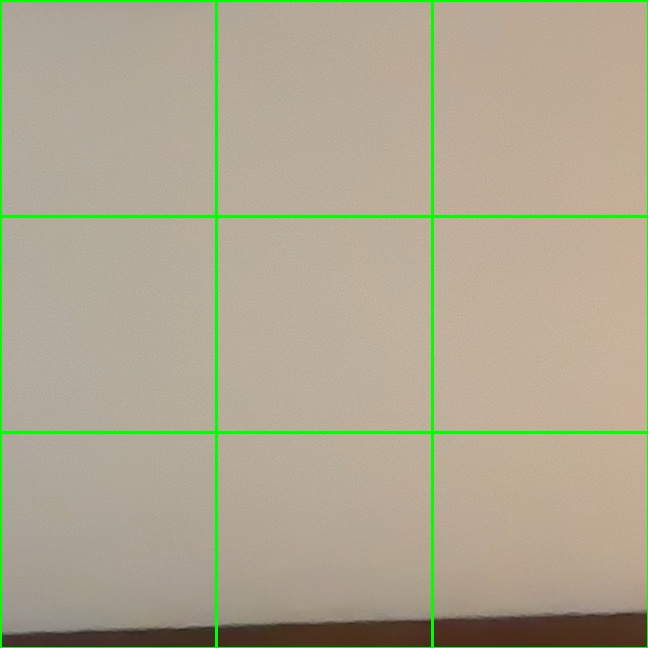
#> input picture faces/back.jpg, 648 x 648 px; the run also reads 3 pictures not shown here
$ python rubiksrobot-monty.py
#> lines starting #> are read from the running program, lines starting #| are printed output that depends on the picture; after the words box and inside, x2 and y2 are one past the last pixel; in counts of white or black regions, pixels touching at a corner belong together
import cv2
from numpy import float32
from json import load, dump
import kociemba
from collections import Counter
from pathlib import Path

# Base directory where the script is located
BASE_DIR = Path(__file__).parent.resolve()
FACES_DIR = BASE_DIR / "faces"
JSON_PATH = BASE_DIR / "storing.json"

def crop(image_path):
    image_path = str(image_path)  # Ensure it's a string for OpenCV
    image = cv2.imread(image_path)
#> image is the input picture: shape (648, 648, 3); mean B, G, R 144, 167.5, 173.6

    if image is None:
        print(f"Failed to read image: {image_path}")
        return

    height, width, _ = image.shape
#> height = 648; width = 648
    square_size = min(width, height) // 5
#> square_size = 129
    offset_x = (width - 3 * square_size) // 2
#> offset_x = 130
    offset_y = (height - 3 * square_size) // 2
#> offset_y = 130

    # Draw grid on the image
    for i in range(3):
        for j in range(3):
            x1, y1 = offset_x + j * square_size, offset_y + i * square_size
            x2, y2 = x1 + square_size, y1 + square_size
            cv2.rectangle(image, (x1, y1), (x2, y2), (0, 255, 0), 2)
#> image: shape (648, 648, 3); 2.19% of pixels changed, all inside (x1, y1, x2, y2) = (129, 129, 519, 519)

    # Crop the image to include only the Rubik's Cube
    cropped_image = image[offset_y:offset_y + 3 * square_size, offset_x:offset_x + 3 * square_size]

    # Overwrite the original image file with the cropped version
    cv2.imwrite(image_path, cropped_image)


crop(FACES_DIR / "back.jpg")
crop(FACES_DIR / "down.jpg")
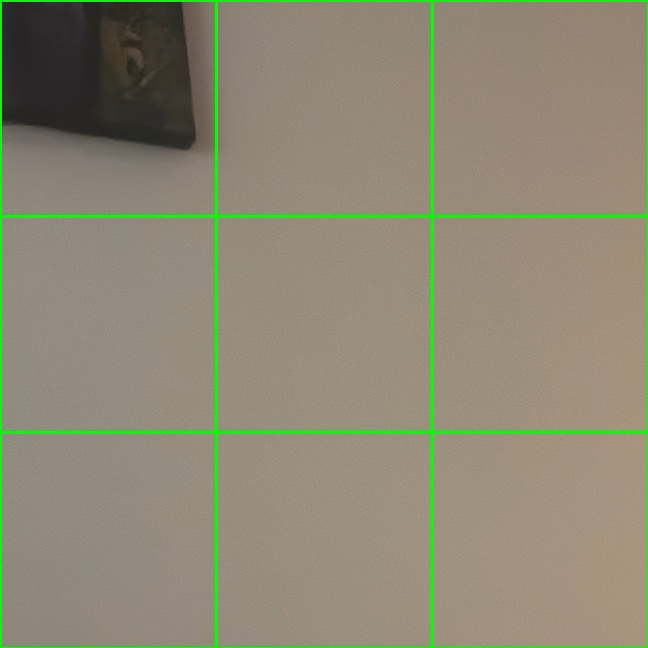
#> input picture faces/down.jpg, 648 x 648 px
#> in crop, image is the input picture: shape (648, 648, 3); mean B, G, R 115.9, 136.6, 140.8
crop(FACES_DIR / "front.jpg")
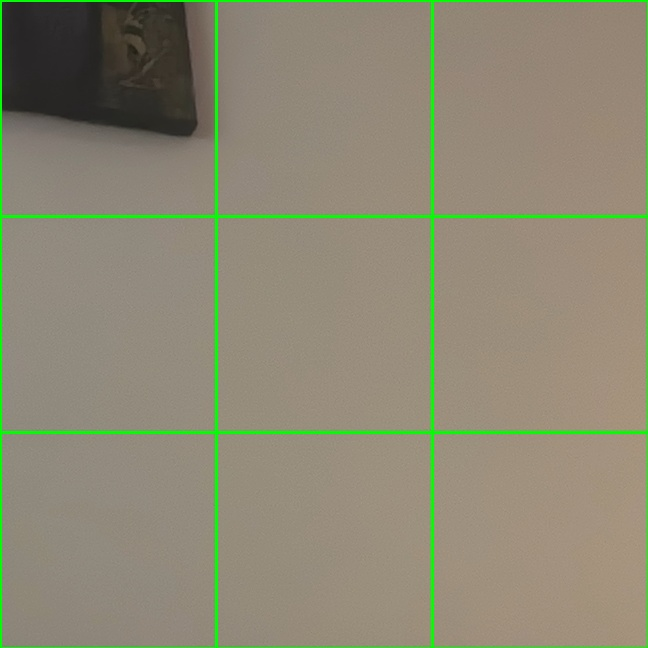
#> input picture faces/front.jpg, 648 x 648 px
#> in crop, image is the input picture: shape (648, 648, 3); mean B, G, R 115.4, 136.8, 140.3
crop(FACES_DIR / "left.jpg")
#> after the loop in crop (call 4), `for i in range(3):`: image: shape (648, 648, 3); mean B, G, R 110.6, 138.1, 136.8
crop(FACES_DIR / "right.jpg")
#> after the loop in crop (call 5), `for i in range(3):`:
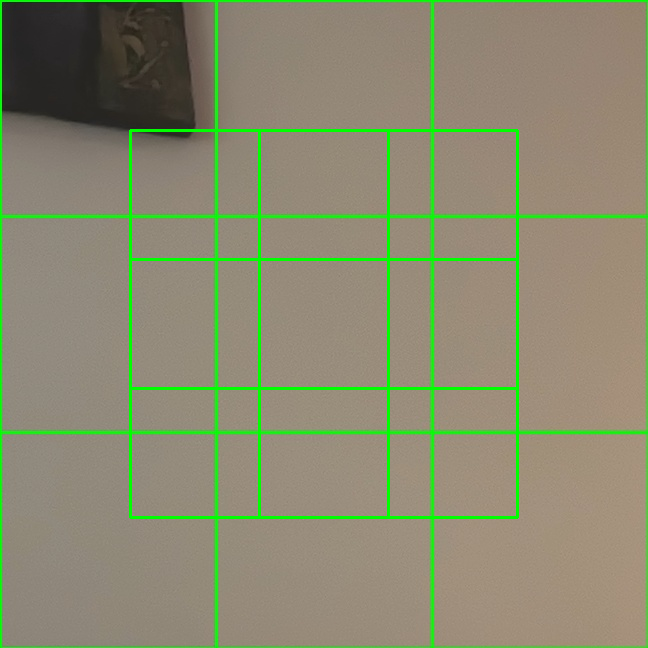
#> image: shape (648, 648, 3); mean B, G, R 111.1, 138.4, 137.4
crop(FACES_DIR / "up.jpg")
#> after the loop in crop (call 6), `for i in range(3):`:
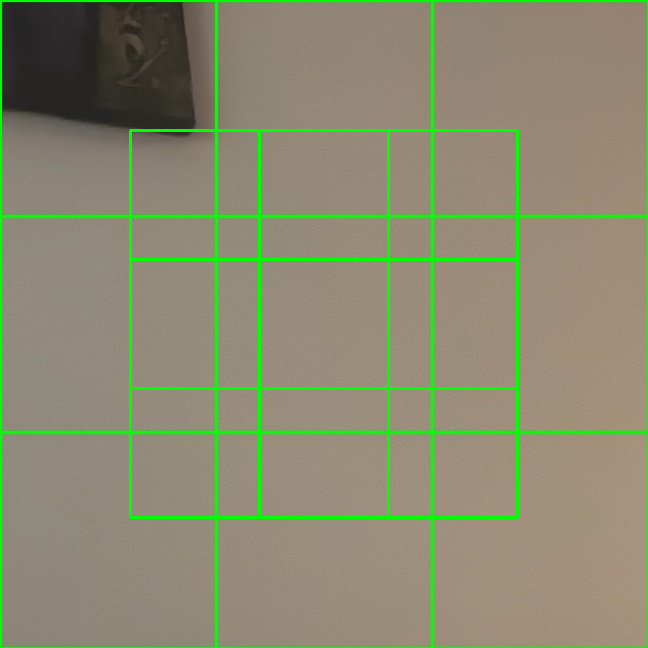
#> image: shape (648, 648, 3); mean B, G, R 111.2, 138.6, 137.5

# BGR thresholds
# TODO fix incorrectly detected colors on Pi
whitemin = (200, 200, 200)
whitemax = (255, 255, 255)
redmin = (0, 20, 120)
redmax = (70, 120, 255)
orangemin = (0, 80, 160)
orangemax = (90, 160, 255)
yellowmin = (0, 120, 160)
yellowmax = (120, 210, 255)
greenmin = (20, 100, 20)
greenmax = (120, 255, 140)
bluemin = (100, 40, 20)
bluemax = (255, 140, 120)


def color_checker(BGR_tuple):
    if all(whitemin[i] <= BGR_tuple[i] <= whitemax[i] for i in range(3)):
        return "white"
    elif all(redmin[i] <= BGR_tuple[i] <= redmax[i] for i in range(3)):
        return "red"
    elif all(orangemin[i] <= BGR_tuple[i] <= orangemax[i] for i in range(3)):
        return "orange"
    elif all(yellowmin[i] <= BGR_tuple[i] <= yellowmax[i] for i in range(3)):
        return "yellow"
    elif all(greenmin[i] <= BGR_tuple[i] <= greenmax[i] for i in range(3)):
        return "green"
    elif all(bluemin[i] <= BGR_tuple[i] <= bluemax[i] for i in range(3)):
        return "blue"
    else:
        return "unknown"

def get_dominant_color(image):
    pixels = float32(image.reshape(-1, 3))
    criteria = (cv2.TERM_CRITERIA_EPS + cv2.TERM_CRITERIA_MAX_ITER, 200, 0.1)
    _, _, palette = cv2.kmeans(pixels, 1, None, criteria, 10, cv2.KMEANS_RANDOM_CENTERS)
    return tuple(map(int, palette[0]))

def color(image_path, cube_side):
#> called with cube_side = 'back'
    image_path = str(image_path)
    img = cv2.imread(image_path)
    if img is None:
        print("Failed to load image.")
        return

    h, w, _ = img.shape
#> h = 387; w = 387
    square_height = h // 3
#> square_height = 129
    square_width = w // 3
#> square_width = 129

    with open(JSON_PATH, 'r') as file:
#> (reads storing.json from the repository)
        cube = load(file)

    for i in range(3):
        for j in range(3):
            y1 = i * square_height
            y2 = (i + 1) * square_height
            x1 = j * square_width
            x2 = (j + 1) * square_width
            square = img[y1:y2, x1:x2]
            color_val = get_dominant_color(square)
            color_name = color_checker(color_val)
            k = i * 3 + j
            cube[cube_side][k] = color_name
#> this loop made 3 passes
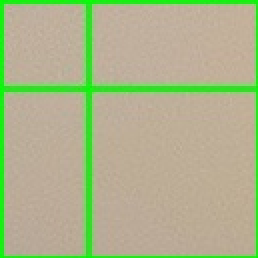
#> square: shape (129, 129, 3) (shown 2 times larger); mean B, G, R 139.6, 180.6, 172.8
#> after the loop, cube = 6 items

    with open(JSON_PATH, 'w') as file:
        dump(cube, file, indent=4)

color(FACES_DIR / "back.jpg", "back")
color(FACES_DIR / "down.jpg", "down")
#> call 2 of color, with cube_side = 'down'
#> in color (call 2), `img = cv2.imread(image_path)`:
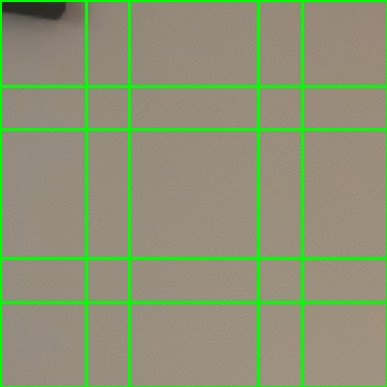
#> img: shape (387, 387, 3); mean B, G, R 115.2, 148.5, 139.2
#> the loop in color (call 2), `for i in range(3):` made 3 passes
#> after the loop in color (call 2), `for i in range(3):`:
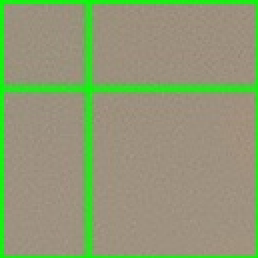
#> square: shape (129, 129, 3) (shown 2 times larger); mean B, G, R 116.1, 154.3, 143.3
color(FACES_DIR / "front.jpg", "front")
color(FACES_DIR / "left.jpg", "left")
color(FACES_DIR / "right.jpg", "right")
color(FACES_DIR / "up.jpg", "up")

def loading(filename):
    filename = str(filename)
    with open(filename, 'r') as file:
        return load(file)

def checkunknown(cube):
    for face, stickers in cube.items():
        for i, color in enumerate(stickers):
            if color == "unknown":
                return False
    return True

# [26 lines left out: functions facemapping, kociembastring, not called in this run]

def validity(cube_string):
    if len(cube_string) != 54:
        print("Invalid length:", len(cube_string))
        return False

    counts = Counter(cube_string)
    print("Face counts:", counts)

    for face in ['U', 'D', 'F', 'B', 'L', 'R']:
        if counts[face] != 9:
            print(f"Invalid count for face '{face}': {counts[face]}")
            return False

    return True

def solution(cube):
    if not checkunknown(cube):
        print("\n\n\nColors detected incorrectly!\n\n"
              f"Correct Detection: {checkunknown(cube)}\n"
              f"Validity: {validity(cube)}\n\n\n")
        return "Failed"

    color_to_face = facemapping(cube)
    cube_string = kociembastring(cube, color_to_face)

    if not validity(cube_string):
        print("\n\n\nColors detected incorrectly!\n\n"
              f"Correct Detection: {checkunknown(cube)}\n"
              f"Validity: {validity(cube_string)}\n\n\n")
        return "Failed"

    solution_str = kociemba.solve(cube_string)
    if not solution_str:
        return ""

    print("\n\n\n" + solution_str + "\n\n\n")
    return "Successful!"

cube_state = loading(JSON_PATH)
print(type(solution(cube_state)))
print(solution(cube_state))
cube = solution(cube_state)
moves = cube.split(" ") if isinstance(cube, str) else []

class clockwise:
    def F(): return
    def R(): return
    def U(): return
    def L(): return
    def B(): return
    def D(): return

class counterclockwise:
    def F(): return
    def R(): return
    def U(): return
    def L(): return
    def B(): return
    def D(): return

class doubleclockwise:
    def F(): return
    def R(): return
    def U(): return
    def L(): return
    def B(): return
    def D(): return

for move in moves:
    if move == "F": clockwise.F()
    elif move == "R": clockwise.R()
    elif move == "U": clockwise.U()
    elif move == "L": clockwise.L()
    elif move == "B": clockwise.B()
    elif move == "D": clockwise.D()
    elif move == "F'": counterclockwise.F()
    elif move == "R'": counterclockwise.R()
    elif move == "U'": counterclockwise.U()
    elif move == "L'": counterclockwise.L()
    elif move == "B'": counterclockwise.B()
    elif move == "D'": counterclockwise.D()
    elif move == "F2": doubleclockwise.F()
    elif move == "R2": doubleclockwise.R()
    elif move == "U2": doubleclockwise.U()
    elif move == "L2": doubleclockwise.L()
    elif move == "B2": doubleclockwise.B()
    elif move == "D2": doubleclockwise.D()
